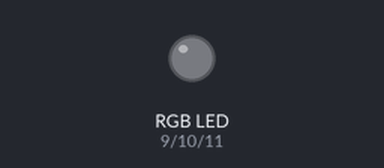
Recording of a sketch running on a simulated Arduino Uno, built with avr-gcc and run on an emulated ATmega328P. Shown: an RGB LED mixed from three pins (HIGH = lit).

Above: at 0.1 s.
At 2.1 s:
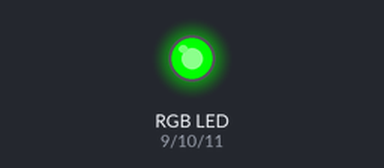
At 4.1 s:
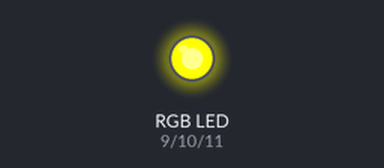
At 6.1 s:
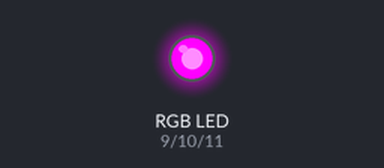
At 18.8 s:
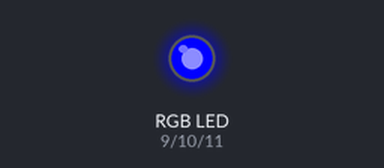
At 38.5 s:
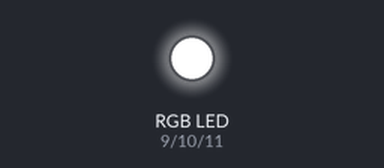
Timing chart, 0 to 40.0 s (numbered marks = the images above):
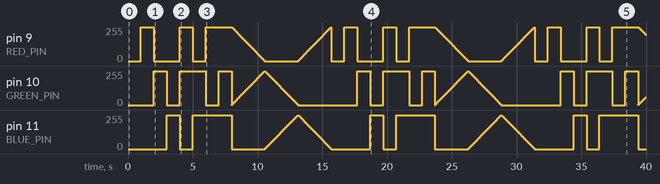

The sketch:

blinking-light-rgb.ino
```cpp
// Defines the red pin
const int RED_PIN = 9;

// Defines the green pin
const int GREEN_PIN = 10;

// Defines the blue pin
const int BLUE_PIN = 11;

// The length of time per color in milliseconds
int DISPLAY_TIME = 100;

/**
 * Sets the color pins to output mode.
 */
void setup()
{
  pinMode(RED_PIN, OUTPUT);
  pinMode(GREEN_PIN, OUTPUT);
  pinMode(BLUE_PIN, OUTPUT);
}


/**
 * Runs a series of RGB logic.
 */
void loop()
{
  // Drives the RGB LED through the main colors
  mainColors();

  // Drives the RGB LED through a gradient of colors
  showSpectrum();
}

/**
 * Hard codes a series of colors to run with one
 * second delays between each color.
 */
void mainColors()
{

  // Off
  digitalWrite(RED_PIN, LOW);
  digitalWrite(GREEN_PIN, LOW);
  digitalWrite(BLUE_PIN, LOW);

  delay(1000);

  // Red
  digitalWrite(RED_PIN, HIGH);
  digitalWrite(GREEN_PIN, LOW);
  digitalWrite(BLUE_PIN, LOW);

  delay(1000);

  // Green
  digitalWrite(RED_PIN, LOW);
  digitalWrite(GREEN_PIN, HIGH);
  digitalWrite(BLUE_PIN, LOW);

  delay(1000);

  // Blue
  digitalWrite(RED_PIN, LOW);
  digitalWrite(GREEN_PIN, LOW);
  digitalWrite(BLUE_PIN, HIGH);

  delay(1000);

  // Yellow
  digitalWrite(RED_PIN, HIGH);
  digitalWrite(GREEN_PIN, HIGH);
  digitalWrite(BLUE_PIN, LOW);

  delay(1000);

  // Cyan
  digitalWrite(RED_PIN, LOW);
  digitalWrite(GREEN_PIN, HIGH);
  digitalWrite(BLUE_PIN, HIGH);

  delay(1000);

  // Purple
  digitalWrite(RED_PIN, HIGH);
  digitalWrite(GREEN_PIN, LOW);
  digitalWrite(BLUE_PIN, HIGH);

  delay(1000);

  // White
  digitalWrite(RED_PIN, HIGH);
  digitalWrite(GREEN_PIN, HIGH);
  digitalWrite(BLUE_PIN, HIGH);

  delay(1000);
}

/**
 * Generates a color spectrum on the RGB LED.
 */
void showSpectrum()
{

  // Loops over 768 values
  for (int i = 0; i < 768; i++)
  {
    // Uses the index as the current color value
    showRGB(i);

    // Delays 10 milliseconds
    delay(10);
  }
}

/**
 * Takes a color value and converts it to
 * the RGB values to be output to the
 * appropriate pins.
 */
void showRGB(int color)
{
  int redIntensity;
  int greenIntensity;
  int blueIntensity;

  // In this zone, we get a mix of red and green
  if (color <= 255)
  {
    redIntensity = 255 - color;
    greenIntensity = color;
    blueIntensity = 0;
  }

  // In this zone, we get a mix of green and blue
  else if (color <= 511)
  {
    redIntensity = 0;
    greenIntensity = 255 - (color - 256);
    blueIntensity = (color - 256);
  }

  // In this zone, we get a mix of red and blue
  else
  {
    redIntensity = (color - 512);
    greenIntensity = 0;
    blueIntensity = 255 - (color - 512);
  }

  // The computed color values are then written to the appropriate pins
  analogWrite(RED_PIN, redIntensity);
  analogWrite(BLUE_PIN, blueIntensity);
  analogWrite(GREEN_PIN, greenIntensity);
}
```

Measured:
- by itself, pin 9 (RED_PIN): 0/255 → 255/255 at 1.0 s, → 0/255 1.0 s later, → 255/255 2.0 s later, → 0/255 1.0 s later, … (1096 changes in this stretch)
- by itself, pin 11 (BLUE_PIN): 0/255 → 255/255 at 3.0 s, → 0/255 1.0 s later, → 255/255 1.0 s later, → 0/255 3.0 s later, … (1032 changes in this stretch)
